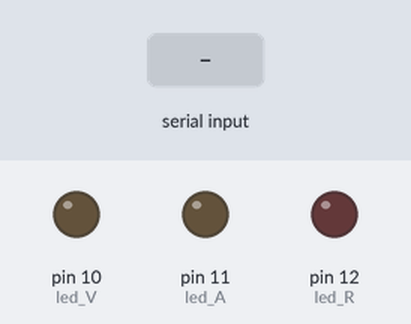
Bench run of a sketch on a simulated Arduino Uno, built with avr-gcc and run on an emulated ATmega328P. Shown: output pins drawn as LEDs (lit = HIGH). The test bench sets the inputs (shaded band). What the sketch prints to the serial monitor is not drawn.

Above: at 1.2 s.
1.3 s: "1" received over Serial
At 1.9 s:
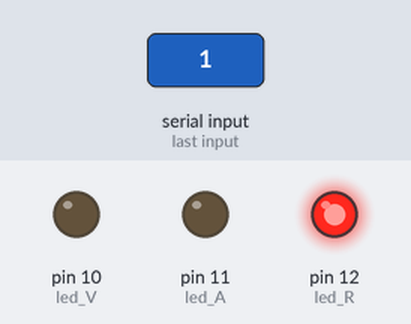
2.8 s: "3" received over Serial
At 4.0 s:
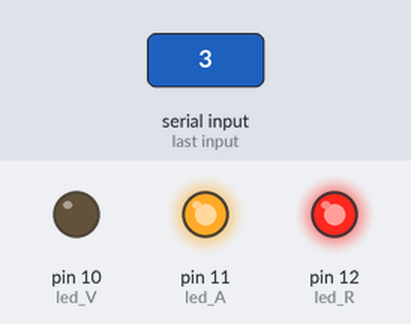
4.3 s: "0" received over Serial
At 5.4 s:
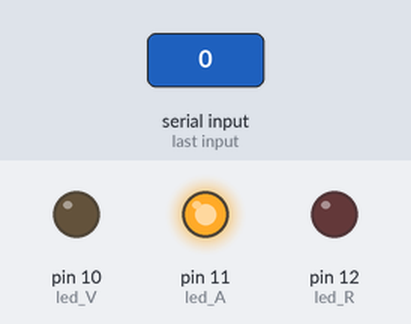
5.8 s: "5" received over Serial
At 6.5 s:
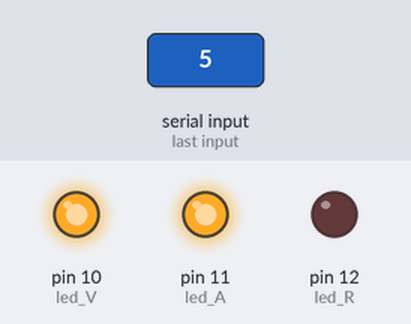
7.3 s: "2" received over Serial
At 7.7 s:
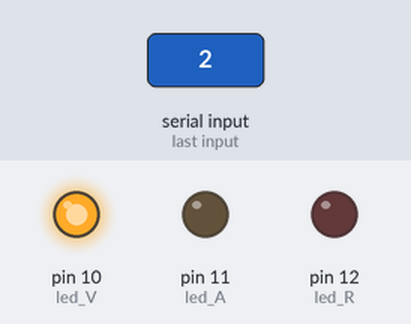
8.8 s: "4" received over Serial
At 10.0 s:
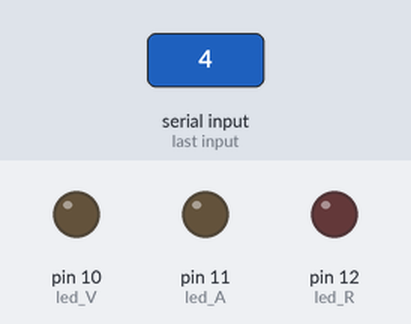
Timing chart, 0 to 11.3 s (numbered marks = the images above; inputs shaded):
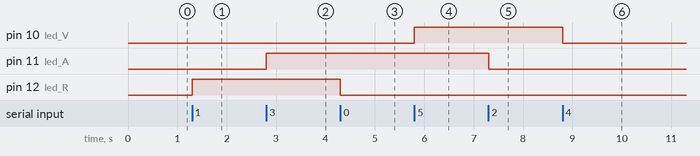

The sketch:

sketch_jun08b.ino
```cpp
#define led_R 12
#define led_A 11
#define led_V 10

void setup()
{

  Serial.begin(9600);
  pinMode(led_R,OUTPUT);
   pinMode(led_A,OUTPUT);
    pinMode(led_V,OUTPUT);

}

void loop()
{
  if(Serial.available())
  {
    char c=Serial.read();

     if(c=='1')digitalWrite(led_R,HIGH);
     if(c=='0')digitalWrite(led_R,LOW);

     if(c=='3')digitalWrite(led_A,HIGH);
     if(c=='2')digitalWrite(led_A,LOW);

     if(c=='5')digitalWrite(led_V,HIGH);
     if(c=='4')digitalWrite(led_V,LOW);
     Serial.write("1=Recibido el dato");
  }

}
```

Measured:
- after the input at 1.3 s, pin 12 (led_R): LOW → HIGH at once
- after the input at 2.8 s, pin 11 (led_A): LOW → HIGH at once
- after the input at 4.3 s, pin 12 (led_R): HIGH → LOW at once
- after the input at 5.8 s, pin 10 (led_V): LOW → HIGH at once
- after the input at 7.3 s, pin 11 (led_A): HIGH → LOW at once
- after the input at 8.8 s, pin 10 (led_V): HIGH → LOW at once
